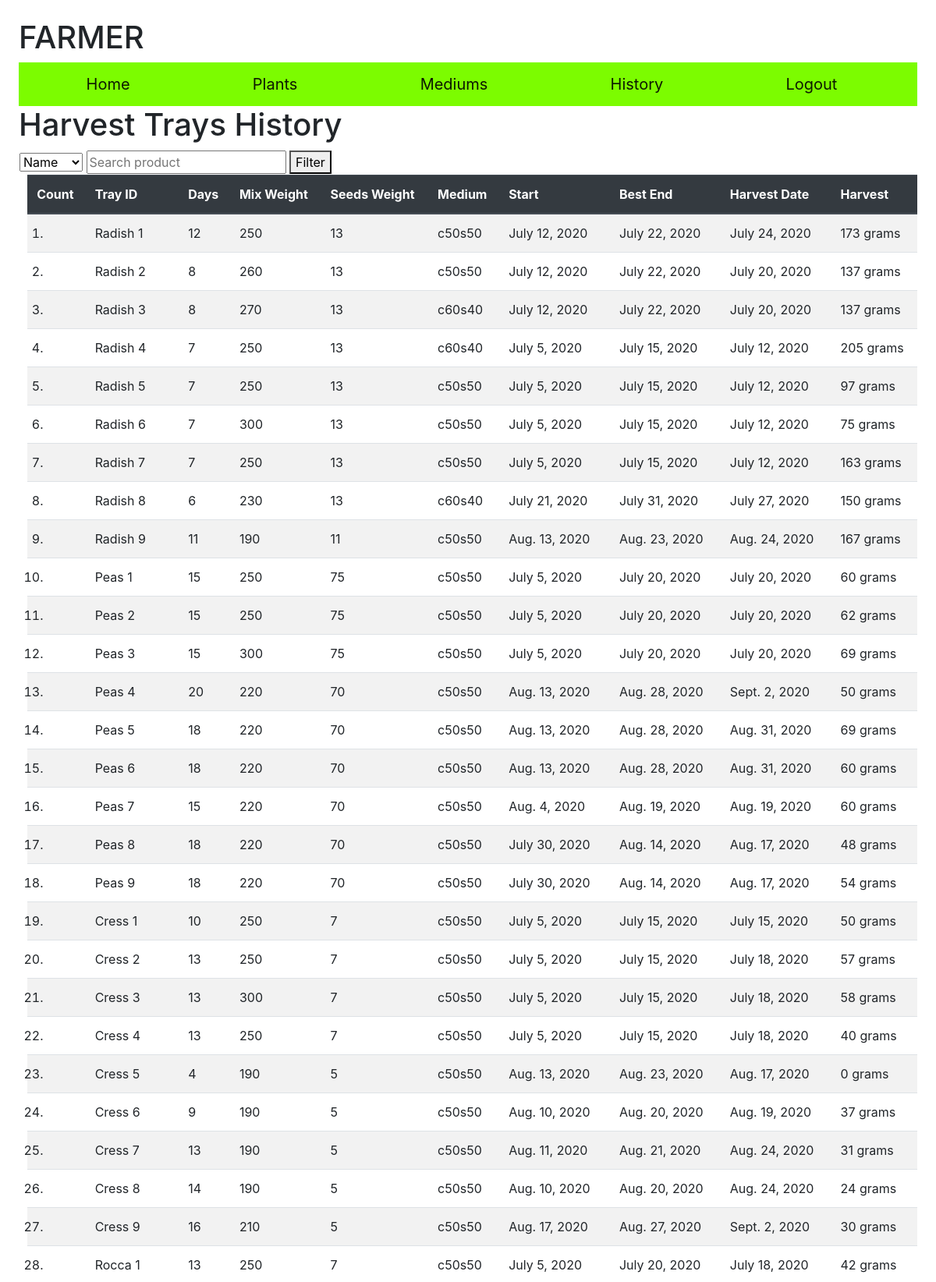
/history (signed in, upper part), run on the app's committed database.
### farmer/models.py (models this page shows, shortened)
class Plant(models.Model):
    name = models.CharField(max_length=255)
    seeds = models.IntegerField()
    pressure = models.IntegerField()
    blackout = models.IntegerField()
    harvest = models.IntegerField()
    output = models.IntegerField()
    def __str__(self):
        return f"{self.name} "

class Medium(models.Model):
    name = models.CharField(max_length=255)
    soil = models.IntegerField()
    coco = models.IntegerField()
    def __str__(self):
        return f"{self.name}"

class Harvest(models.Model):
    tray = models.ForeignKey(Tray, on_delete=models.CASCADE)
    date = models.DateField()
    output = models.IntegerField()

class Tray(models.Model):
    name = models.ForeignKey(Plant, on_delete=models.CASCADE)
    number = models.IntegerField()
    medium = models.ForeignKey(Medium, on_delete=models.CASCADE)
    start = models.DateTimeField()
    medium_weight = models.IntegerField()
    seeds_weight = models.IntegerField()
    fname = models.CharField(max_length=255)
    def serialize(self):
        today = datetime.today()
        days = datetime.date(today) - datetime.date(self.start)
        end = datetime.date(self.start) + timedelta(self.name.harvest)
        try:
            h = Harvest.objects.get(tray=self)
            harvest_weight = h.output
            harvest = True
            harvest_date = h.date
            dh = h.date - datetime.date(self.start)
        except:
            harvest = False
            harvest_weight = None
            dh = None
            harvest_date = None
        return {
            "fname": self.fname,
            "end": end,
            "days": days,
            "id": self.id,
            "name": self.name,
            "number": self.number,
            "medium": self.medium,
            "date" : self.start,
            "start": datetime.date(self.start),
            "medium_weight": self.medium_weight,
            "seeds_weight": self.seeds_weight,
            "harvest" : harvest,
            "harvest_weight": harvest_weight,
            "dh" : dh,
            "harvest_date" : harvest_date
        }

### farmer/views.py (the view)
# urls.py: path("history", views.history, name="history"),
@login_required
def history(request):
    sdata = Tray.objects.all()
    data = [row.serialize() for row in sdata]
    return render(request, "farmer/history.html", {"data":data})

### farmer/templates/farmer/history.html (shortened to what this page needs)
{% extends "farmer/layout.html" %}
{% block body %}
<h1>Harvest Trays History</h1>
<table class="filter">
    <tr>
        <td>
            <form action="/filter" method="POST">
                <select name="filter">
                    <option value="fname">Name</option>
                </select>
                <input name="search" type="text" placeholder="Search product">
                <button type="submit">Filter</button>
            </form>
        </td>
    </tr>
</table>
<ol class="maintable">
    <table class="table table-striped">
        <thead class="thead-dark">
            <tr>
                <th class="mobile_hide" scope="col">Count</th>
                <th scope="col">Tray ID</th>
                <th scope="col">Days</th>
                <th class="mobile_hide" scope="col">Mix Weight</th>
                <th class="mobile_hide" scope="col">Seeds Weight</th>
                <th class="mobile_hide" scope="col">Medium</th>
                <th class="mobile_hide" scope="col">Start</th>
                <th class="mobile_hide" scope="col">Best End</th>
                <th scope="col">Harvest Date</th>
                <th scope="col">Harvest</th>
            </tr>
        </thead>
        <tbody>
            {% for i in data %}
                {% if i.harvest %}
                    <tr>
                        <td class="mobile_hide"> <li style="margin-left: 25%;"></li></td>
                        <td class="tn" style = "text-transform:capitalize;">{{i.name}}{{i.number}}</td>
                        <td>{{i.dh.days}}</td>
                        <td class="mw mobile_hide">{{i.medium_weight}}</td>
                        <td class="sw mobile_hide">{{i.seeds_weight}}</td>
                        <td class="mt mobile_hide">{{i.medium}}</td>
                        <td class="ts mobile_hide">{{i.start}}</td>
                        <td class="end mobile_hide">{{i.end}}</td>
                        <td>{{i.harvest_date}}</td>
                        <td>{{i.harvest_weight}} grams</td>
                {%endif%}
            {% endfor %}
        </tbody>
    </table>
</ol>
{% endblock %}

### farmer/static/farmer/style.css (style rules this page uses)
body { padding: 2%; }
.maintable { width: 102.5%; margin-left: -2.5%; }

### data on the page
Plant: name "Radish" "Radish" "Radish" "Radish" "Radish"
Medium: medium "c50s50" "c50s50" "c50s50" "c50s50" "c50s50" "c50s50" "c50s50" "c50s50" "c50s50" "c50s50" "c50s50" "c50s50" "c50s50" "c50s50" "c50s50" "c50s50" "c50s50"
Harvest: harvest_date "July 24, 2020"
Harvest: harvest_date "July 20, 2020"
Medium: medium "c60s40" "c60s40"
Harvest: harvest_date "July 20, 2020"
Harvest: harvest_date "July 12, 2020"
Harvest: harvest_date "July 12, 2020"
Tray: name "Radish", number "6", dh.days "7", medium_weight "300", seeds_weight "13", medium "c50s50", start "July 5, 2020", end "July 15, 2020", harvest_date "July 12, 2020", harvest_weight "75"
Tray: name "Radish", number "7", dh.days "7", medium_weight "250", seeds_weight "13", medium "c50s50", start "July 5, 2020", end "July 15, 2020", harvest_date "July 12, 2020", harvest_weight "163", name "Cress", number "2", dh.days "13", seeds_weight "7", harvest_date "July 18, 2020", harvest_weight "57", name "Rocca", number "1", end "July 20, 2020", harvest_weight "42"
Tray: name "Radish", number "8", dh.days "6", medium_weight "230", seeds_weight "13", medium "c60s40", start "July 21, 2020", end "July 31, 2020", harvest_date "July 27, 2020", harvest_weight "150"
Tray: name "Radish", number "9", dh.days "11", medium_weight "190", seeds_weight "11", medium "c50s50", start "Aug. 13, 2020", end "Aug. 23, 2020", harvest_date "Aug. 24, 2020", harvest_weight "167"
Plant: name "Peas" "Peas" "Peas" "Peas" "Peas" "Peas" "Peas"
Harvest: harvest_date "July 20, 2020"
Harvest: harvest_date "July 20, 2020"
Tray: name "Peas", number "3", dh.days "15", medium_weight "300", seeds_weight "75", medium "c50s50", start "July 5, 2020", end "July 20, 2020", harvest_date "July 20, 2020", harvest_weight "69"
Harvest: harvest_date "Sept. 2, 2020"
Harvest: harvest_date "Aug. 31, 2020"
Harvest: harvest_date "Aug. 31, 2020"
Tray: name "Peas", number "7", dh.days "15", medium_weight "220", seeds_weight "70", medium "c50s50", start "Aug. 4, 2020", end "Aug. 19, 2020", harvest_date "Aug. 19, 2020", harvest_weight "60"
Harvest: harvest_date "Aug. 17, 2020"
Harvest: harvest_date "Aug. 17, 2020"
Plant: name "Cress" "Cress" "Cress" "Cress" "Cress" "Cress" "Cress"
Harvest: harvest_date "July 15, 2020"
Tray: name "Cress", number "3", dh.days "13", medium_weight "300", seeds_weight "7", medium "c50s50", start "July 5, 2020", end "July 15, 2020", harvest_date "July 18, 2020", harvest_weight "58"
Harvest: harvest_date "July 18, 2020"
Harvest: harvest_date "Aug. 17, 2020"
Harvest: harvest_date "Aug. 19, 2020"
Harvest: harvest_date "Aug. 24, 2020"
Harvest: harvest_date "Aug. 24, 2020"
Harvest: harvest_date "Sept. 2, 2020"

### other printed values
{{ i.number }} "1" "2" "3" "4" "5" "1" "2" "4" "5" "6" "8" "9" "1" "4" "5" "6" "7" "8" "9"
{{ i.dh.days }} "12" "8" "8" "7" "7" "15" "15" "20" "18" "18" "18" "18" "10" "13" "4" "9" "13" "14" "16"
{{ i.medium_weight }} "250" "260" "270" "250" "250" "250" "250" "220" "220" "220" "220" "220" "250" "250" "190" "190" "190" "190" "210"
{{ i.seeds_weight }} "13" "13" "13" "13" "13" "75" "75" "70" "70" "70" "70" "70" "7" "7" "5" "5" "5" "5" "5"
{{ i.start }} "July 12, 2020" "July 12, 2020" "July 12, 2020" "July 5, 2020" "July 5, 2020" "July 5, 2020" "July 5, 2020" "Aug. 13, 2020" "Aug. 13, 2020" "Aug. 13, 2020" "July 30, 2020" "July 30, 2020" "July 5, 2020" "July 5, 2020" "Aug. 13, 2020" "Aug. 10, 2020" "Aug. 11, 2020" "Aug. 10, 2020" "Aug. 17, 2020"
{{ i.end }} "July 22, 2020" "July 22, 2020" "July 22, 2020" "July 15, 2020" "July 15, 2020" "July 20, 2020" "July 20, 2020" "Aug. 28, 2020" "Aug. 28, 2020" "Aug. 28, 2020" "Aug. 14, 2020" "Aug. 14, 2020" "July 15, 2020" "July 15, 2020" "Aug. 23, 2020" "Aug. 20, 2020" "Aug. 21, 2020" "Aug. 20, 2020" "Aug. 27, 2020"
{{ i.harvest_weight }} "173" "137" "137" "205" "97" "60" "62" "50" "69" "60" "48" "54" "50" "40" "0" "37" "31" "24" "30"
